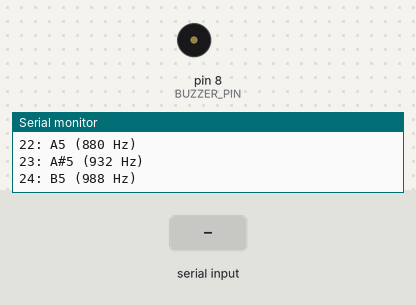
Recording of a sketch running on a simulated Arduino Uno, built with avr-gcc and run on an emulated ATmega328P. On the bench: buzzer (waves = sounding), the last lines printed to the serial monitor. Inputs (shaded band) come from the test bench.

Above: at 1.6 s.
1.7 s: "5\n" received over Serial
At 2.0 s:
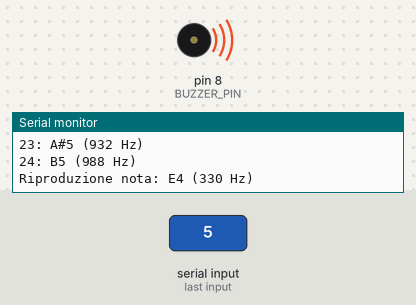
3.7 s: "90,45\n" received over Serial
Timing chart, 0 to 6.7 s (numbered marks = the images above; inputs shaded):
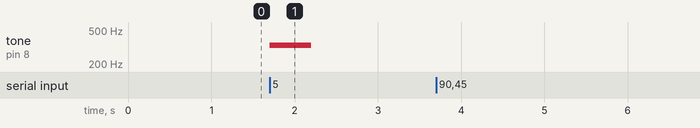

The sketch:

Buzzer_08_sintetizzatore_midi.ino
```cpp
/**
 * \Buzzer_08_sintetizzatore_midi
 *
 * Sintetizzatore MIDI. Questo programma permette di suonare una nota MIDI
 * seleziondola tra 24 possibili note. La nota viene
 * selezionata tramite un numero digitato sulla seriale.
 *
 * la frequenza di una nota MIDI è calcolata come:
 * 440 * 2 ^ ((nota - 69) / 12)
 * dove nota è un numero da 0 a 127.
 *
 * https://wokwi.com/projects/425933317096044545
 * https://github.com/filippo-bilardo/ROBOTICA/blob/main/Buzzer/README.md
 *
 * @author Fippo Bilardo
 * @version 1.0  20/03/25 - Versione iniziale
 */
const int BUZZER_PIN = 8;

// Note MIDI (frequenze in Hz)
const int notes[] = {
  262, 277, 294, 311, 330, 349, 370, 392, 415, 440, 466, 494,
  523, 554, 587, 622, 659, 698, 740, 784, 831, 880, 932, 988
};

// Nomi delle note
const String noteNames[] = {
  "C4", "C#4", "D4", "D#4", "E4", "F4", "F#4", "G4", "G#4", "A4", "A#4", "B4",
  "C5", "C#5", "D5", "D#5", "E5", "F5", "F#5", "G5", "G#5", "A5", "A#5", "B5"
};

void setup() {
  pinMode(BUZZER_PIN, OUTPUT);
  Serial.begin(9600);
  Serial.println("Sintetizzatore MIDI attivo");
  Serial.println("Inserisci un numero da 1 a 24 per suonare una nota:");
  printNoteTable();
}

void loop() {
  if (Serial.available() > 0) {
    int noteIndex = Serial.parseInt();

    if (noteIndex >= 1 && noteIndex <= 24) {
      // Indice valido (1-24)
      noteIndex--;  // Converti in indice array (0-23)

      Serial.print("Riproduzione nota: ");
      Serial.print(noteNames[noteIndex]);
      Serial.print(" (");
      Serial.print(notes[noteIndex]);
      Serial.println(" Hz)");

      // Suona la nota
      tone(BUZZER_PIN, notes[noteIndex]);
      delay(500);
      noTone(BUZZER_PIN);
    } else {
      Serial.println("Nota non valida. Inserisci un numero da 1 a 24.");
      printNoteTable();
    }

    // Svuota il buffer seriale
    while (Serial.available() > 0) {
      Serial.read();
    }
  }
}

void printNoteTable() {
  Serial.println("\nTabella delle note disponibili:");
  for (int i = 0; i < 24; i++) {
    Serial.print(i + 1);
    Serial.print(": ");
    Serial.print(noteNames[i]);
    Serial.print(" (");
    Serial.print(notes[i]);
    Serial.println(" Hz)");
  }
  Serial.println();
}
```

Measured:
- after the input at 1.7 s, tone on pin 8 (BUZZER_PIN): silent → 330 Hz at once, → silent 0.50 s later
